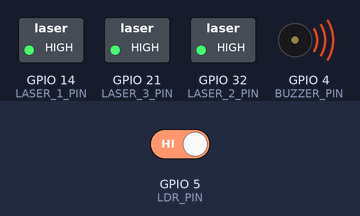
Recording of a sketch running on a simulated ESP32-S3. Parts: switched loads named in the sketch (green lamp = pin HIGH), buzzer (waves = sounding). The inputs (shaded band) are chosen by the test bench; at power-on: GPIO 5 (LDR_PIN) HIGH. What the sketch prints to the serial monitor is not drawn.

Above: at 0.19 s.
At 1.2 s:
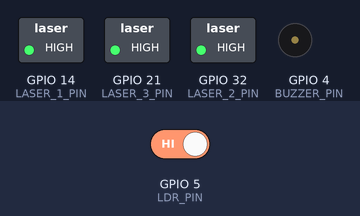
1.3 s: GPIO 5 (LDR_PIN) driven LOW
Timing chart, 0 to 4.3 s (numbered marks = the images above; inputs shaded):
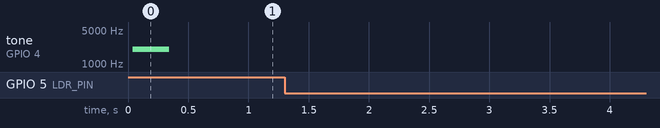

The sketch:

LASER-ESP32dev.ino
```cpp
#include <WiFi.h>
#include <esp_now.h>

// Calibrated ESP32 Dev Module Pinout
const int LASER_1_PIN = 14;
const int LASER_2_PIN = 32;
const int LASER_3_PIN = 21;
const int LDR_PIN     = 5;  // LM393 OUT: LOW = laser detected, HIGH = beam broken
const int BUZZER_PIN  = 4;

// Central ESP32-S3 Receiver MAC Address (68:EE:8F:4C:38:94)
uint8_t centralS3MAC[] = {0x68, 0xEE, 0x8F, 0x4C, 0x38, 0x94};

// Unified ESP-NOW Data Payload (matches Door Lock ESP32-S3)
typedef struct struct_message {
  char eventCode; // 'L' = Laser Trip, 'C' = Laser Clear
} struct_message;

struct_message eventData;
esp_now_peer_info_t peerInfo;

int lastStableState = -1;
int lastRawState = -1;
unsigned long lastDebounceTime = 0;
const unsigned long DEBOUNCE_DELAY_MS = 40;

void sendLaserEvent(char code) {
  eventData.eventCode = code;
  esp_err_t result = esp_now_send(centralS3MAC, (uint8_t *)&eventData, sizeof(eventData));
  Serial.print("[ESP-NOW] Laser Event '");
  Serial.print(code);
  Serial.print("' -> Central S3: ");
  Serial.println(result == ESP_OK ? "OK" : "ERR");
}

void setup() {
  Serial.begin(115200);

  pinMode(LASER_1_PIN, OUTPUT);
  pinMode(LASER_2_PIN, OUTPUT);
  pinMode(LASER_3_PIN, OUTPUT);
  pinMode(BUZZER_PIN, OUTPUT);
  pinMode(LDR_PIN, INPUT);

  digitalWrite(LASER_1_PIN, HIGH);
  digitalWrite(LASER_2_PIN, HIGH);
  digitalWrite(LASER_3_PIN, HIGH);
  digitalWrite(BUZZER_PIN, LOW);

  WiFi.mode(WIFI_STA);
  WiFi.setTxPower(WIFI_POWER_8_5dBm);

  if (esp_now_init() != ESP_OK) {
    Serial.println("ESP-NOW init failed! Restarting...");
    delay(1000);
    ESP.restart();
  }

  memset(&peerInfo, 0, sizeof(peerInfo));
  memcpy(peerInfo.peer_addr, centralS3MAC, 6);
  peerInfo.channel = 0;
  peerInfo.encrypt = false;

  if (esp_now_add_peer(&peerInfo) != ESP_OK) {
    Serial.println("Failed to add Central ESP32-S3 peer");
    return;
  }

  Serial.println("=== Laser Tripwire Transmitter -> Central S3 Ready ===");
}

void loop() {
  int rawReading = digitalRead(LDR_PIN);

  if (rawReading != lastRawState) {
    lastDebounceTime = millis();
    lastRawState = rawReading;
  }

  if ((millis() - lastDebounceTime) >= DEBOUNCE_DELAY_MS) {
    if (rawReading != lastStableState) {
      lastStableState = rawReading;

      if (lastStableState == HIGH) {
        Serial.println("[ALERT] Beam Broken -> Sending 'L'");
        tone(BUZZER_PIN, 2000, 300);
        sendLaserEvent('L');
      } else {
        Serial.println("[OK] Beam Restored -> Sending 'C'");
        sendLaserEvent('C');
      }
    }
  }
}
```

Measured:
- after the input at 1.3 s, every drawn part: stays the same
